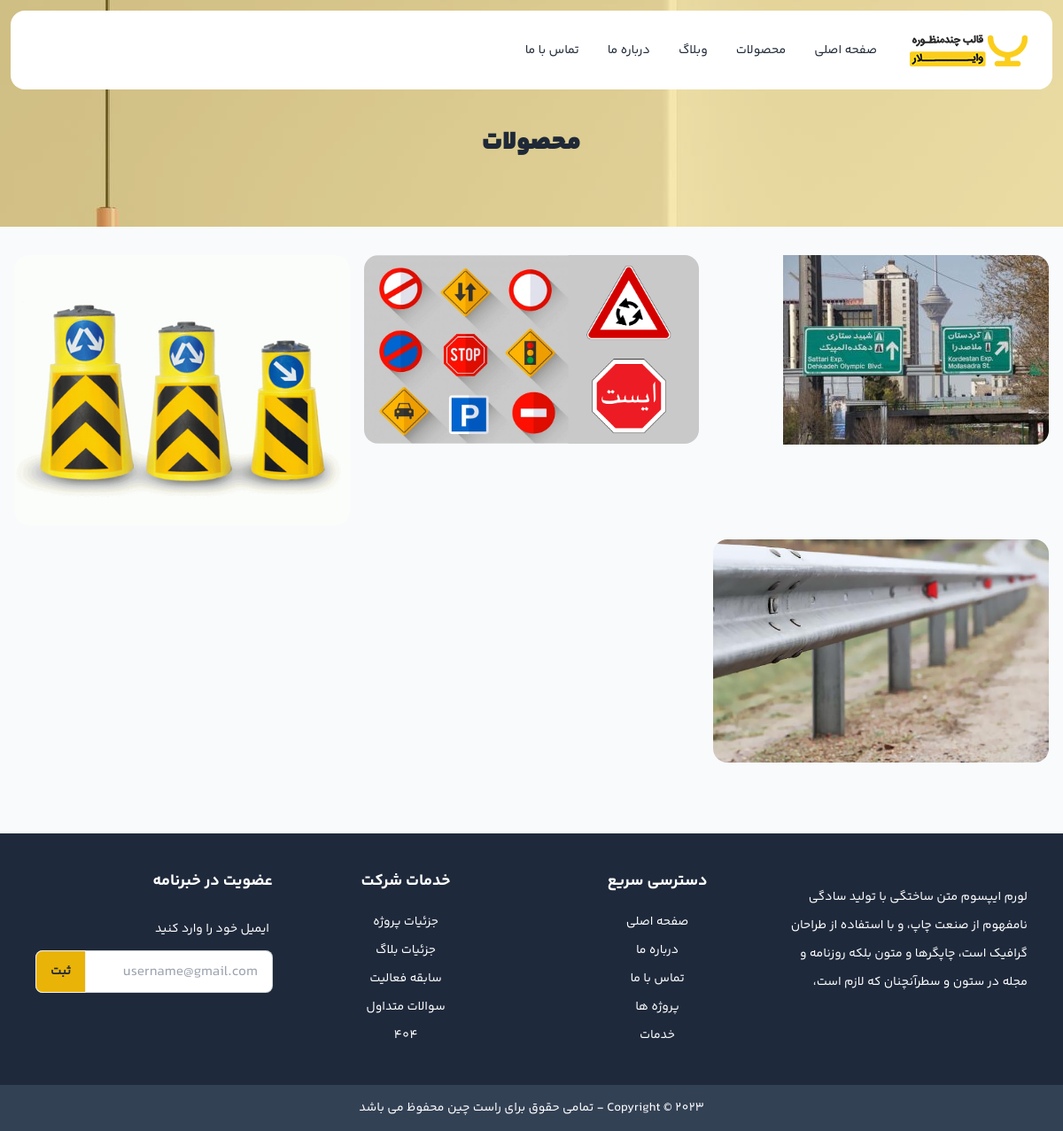
Before: /products/ with the older database file.
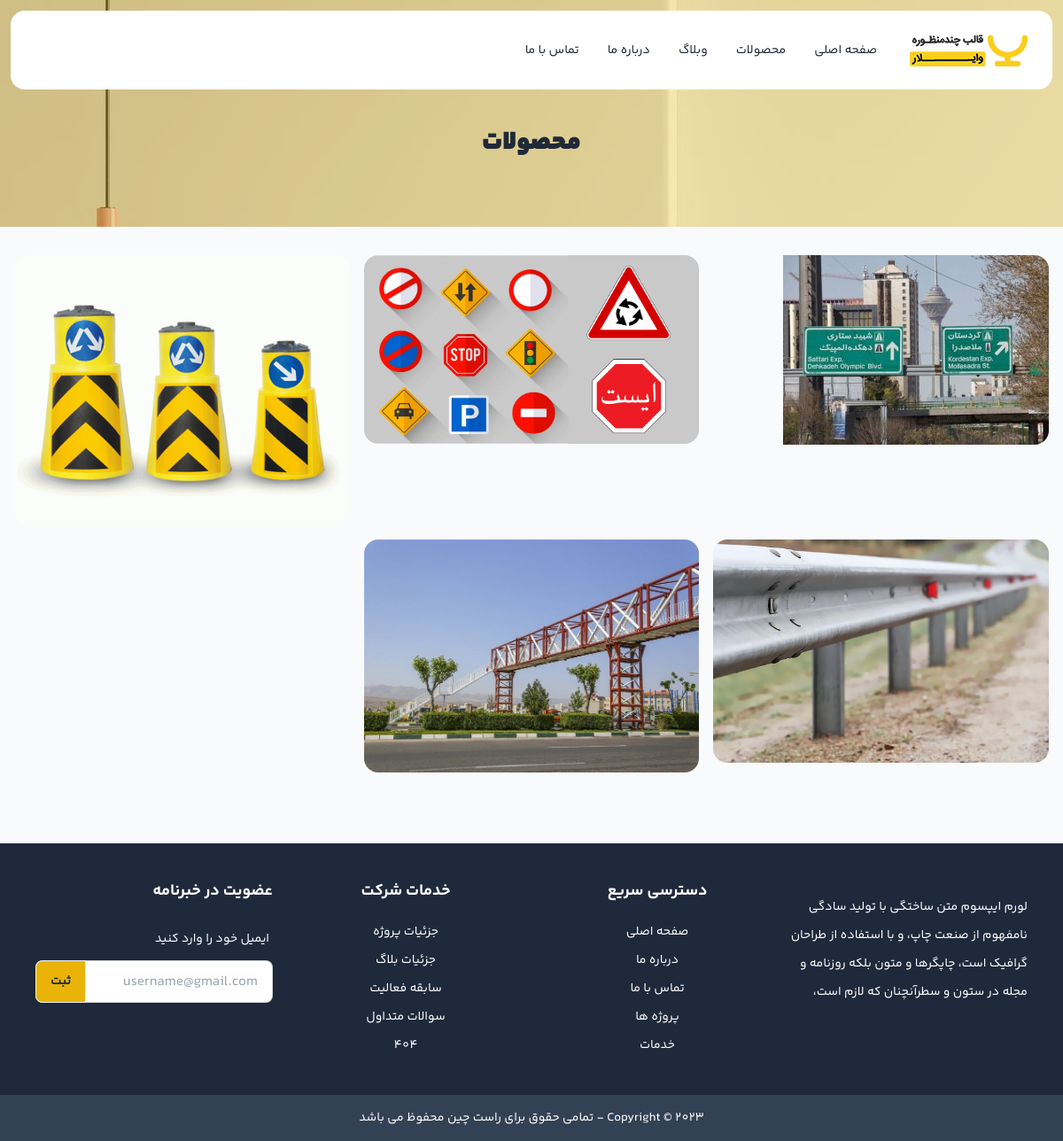
After: the same page with the newer database file.
### web/models.py (models this page shows, shortened)
class Product(models.Model):
    name = models.CharField(max_length=100,verbose_name="نام محصول")
    description = models.TextField(verbose_name="توضیحات")
    category = models.ForeignKey('Category',on_delete=models.SET_NULL,null=True,blank=True)
    class Meta:
        verbose_name = "محصول"
        verbose_name_plural = "محصولات"
    @property
    def get_first_image(self):
        images_list = self.product_images.all()
        if images_list.exists():
            return images_list.first().image.url
        return None

class ProductImage(models.Model):
    image = models.ImageField(upload_to='images',help_text='image size must be 1024*614 pixel')
    product = models.ForeignKey(Product,on_delete=models.PROTECT,related_name='product_images')

### web/views.py (the view)
# urls.py: path('products/', views.products, name='products'),
def products(request):
    all_products = Product.objects.all()
    return render(request, 'products.html', {'products': all_products})

### web/templates/products.html (shortened to what this page needs)
{% extends '_base/_base.html' %}
{% load static %}
{% block main %}
    {% include '_base/_navbar.html' %}
    <section class="mb-8 bg-white md:bg-transparent">
        <div class="container mx-auto max-w-screen-xl relative">
            <div class="bg-[url('/assets/images/ber.jpg')] bg-no-repeat h-40 md:h-64 relative">
                <div class="flex justify-center">
                    <div class="text-sm absolute top-1/4 md:top-1/2">
                        <h2 class="text-3xl font-YekanBakh-ExtraBlack my-4">محصولات</h2>
                    </div>
                </div>
            </div>
        </div>
    </section>
    <section class="mb-20 px-4">
        <div class="container mx-auto max-w-screen-xl">
            <div class="container mx-auto max-w-screen-xl">
                <div class="grid grid-cols-1 sm:grid-cols-2 md:grid-cols-3 gap-4">
                    {% for product in products %}
                    <div class="swiper-slide text-center group/proj cursor-pointer">
                        <div class="relative overflow-hidden bg-cover bg-no-repeat rounded-2xl">
                            <a href="{% url 'product_detail' id=product.id %}">
                                {% if product.get_first_image %}
                                    <img class="relative" src="{{ product.get_first_image }}" alt="{{ product.name }}">
                                {% else %}
                                    <img class="relative" src="{% static 'images/default-image.jpg' %}" alt="Default Image">
                                {% endif %}
                            </a>
                        </div>
                    </div>
                    {% endfor %}
                </div>
            </div>
        </div>
    </section>
    {% include '_base/_footer.html' %}
{% endblock %}

### web/templates/_base/_base.html (shortened to what this page needs)
{% load static %}
<!DOCTYPE html>
<html lang="en" dir="rtl">
<head>
    <link rel="stylesheet" href={% static "css/swiper-bundle.min.css" %}>
    <link rel="stylesheet" href={% static "css/style.css" %}>
</head>
<body class="font-YekanBakh-Regular text-sm bg-slate-50">
    {% block main %}
    {% endblock %}
</body>
</html>

### web/templates/_base/_navbar.html (shortened to what this page needs)
{% load static %}
<div class="container mx-auto max-w-screen-xl relative">
    <div class="p-6 md:absolute bg-white rounded-2xl left-3 top-3 right-3 z-10">
        <div class="flex justify-between items-center">
            <div class="flex items-center gap-8">
                <div>
                    <a href="/"><img src="{% static 'images/logo.png' %}" alt="Logo"></a>
                </div>
                <div class="hidden lg:block">
                    <ul class="flex gap-x-8">
                        <li><a href="/">صفحه اصلی</a></li>
                        <li><a href="{% url 'products' %}">محصولات</a></li>
                        <li><a href="{% url 'blog' %}">وبلاگ</a></li>
                        <li><a href="{% url 'about' %}">درباره ما</a></li>
                        <li><a href="{% url 'contact' %}">تماس با ما</a></li>
                    </ul>
                </div>
            </div>
        </div>
    </div>
</div>

### web/templates/_base/_footer.html (shortened to what this page needs)
{% load static %}
<footer class="p-10 bg-slate-800 text-white">
    <div class="container mx-auto max-w-screen-xl">
        <div class="grid grid-cols-1 md:grid-cols-4 gap-4 leading-8">
            <div>
                <p>
                    لورم ایپسوم متن ساختگی با تولید سادگی نامفهوم از صنعت چاپ، و با استفاده از طراحان گرافیک است،
                    چاپگرها و متون بلکه روزنامه و مجله در ستون و سطرآنچنان که لازم است،
                </p>
            </div>
            <div class="text-right md:text-center">
                <h3 class="font-YekanBakh-Bold text-white mb-4 text-lg">دسترسی سریع</h3>
                <ul>
                    <li><a href="index.html">صفحه اصلی</a></li>
                    <li><a href="about-us.html">درباره ما</a></li>
                    <li><a href="contact-us.html">تماس با ما</a></li>
                    <li><a href="project.html">پروژه ها</a></li>
                    <li><a href="services.html">خدمات</a></li>
                </ul>
            </div>
            <div class="text-right md:text-center">
                <h3 class="font-YekanBakh-Bold text-white mb-4 text-lg">خدمات شرکت</h3>
                <ul>
                    <li><a href="single-project.html">جزئیات پروژه</a></li>
                    <li><a href="blog.html">جزئیات بلاگ</a></li>
                    <li><a href="records.html">سابقه فعالیت</a></li>
                    <li><a href="faq.html">سوالات متداول</a></li>
                    <li><a href="404.html">404</a></li>
                </ul>
            </div>
            <div class="">
                <h3 class="font-YekanBakh-Bold text-white mb-4 text-lg">عضویت در خبرنامه</h3>
                <div class="form-control">
                    <label class="label">
                        <span>ایمیل خود را وارد کنید</span>
                    </label>
                    <div class="relative">
                        <input type="text" placeholder="username@gmail.com"
                            class="input input-bordered w-full text-black" />
                        <button
                            class="btn bg-yellow-500 hover:bg-yellow-600 absolute top-0 left-0 rounded-r-none">ثبت</button>
                    </div>
                </div>
            </div>
        </div>
    </div>
</footer>
<footer class="footer footer-center p-4 bg-slate-700 text-white">
    <div>
        <p>Copyright © 2023 - تمامی حقوق برای راست چین محفوظ می باشد</p>
    </div>
</footer>

Changed rows visible on the page:
added Product: get_first_image (picture)
